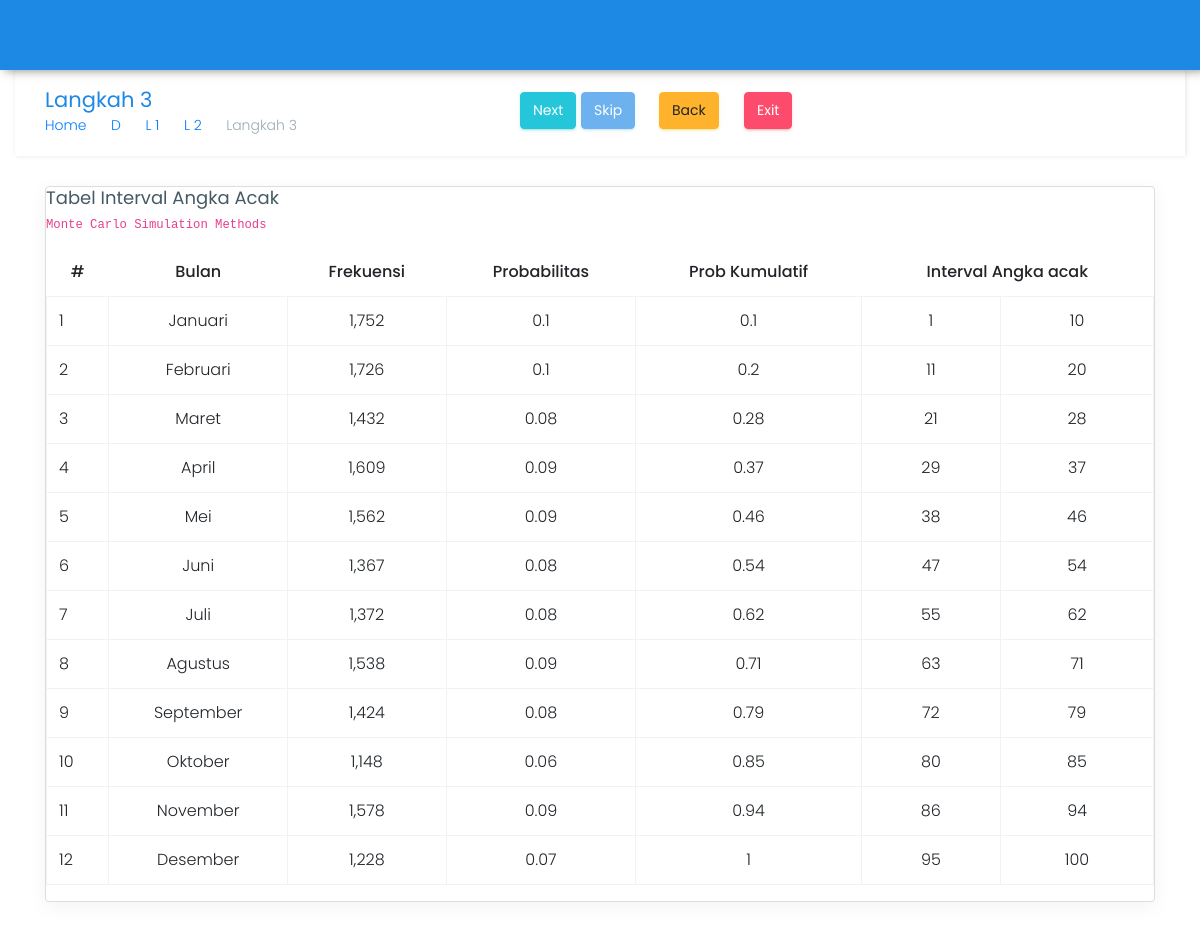
/target17/tiga.php, run on the app's committed database.
### tables this page shows
CREATE TABLE `data_2016` (
  `id_bulan` varchar(10) NOT NULL,
  `jumlah_pasien` int(10) NOT NULL
);

CREATE TABLE `tabel_bulan` (
  `id_bulan` varchar(10) NOT NULL,
  `nama_bulan` varchar(50) NOT NULL
);

### target17/tiga.php (the view, shortened to what this page needs)
<?php
require_once "../config/koneksi.php";
?>
<!DOCTYPE html>
<html lang="en">
<head>
    <link href="../assets/plugins/bootstrap/css/bootstrap.min.css" rel="stylesheet">
    <link href="../lite/css/style.css" rel="stylesheet">
    <link href="../lite/css/colors/blue.css" id="theme" rel="stylesheet">
</head>
<body class="card-no-border">
    <header class="topbar">
        <nav class="navbar top-navbar navbar-toggleable-sm navbar-light"></nav>
    </header>
        <div class="container">
            <div class="row page-titles">
                <div class="col-md-5 col-8 align-self-center">
                    <h3 class="text-themecolor m-b-0 m-t-0">Langkah 3</h3>
                    <ol class="breadcrumb">
                        <li class="breadcrumb-item"><a href="../">Home</a></li>
                        <li class="breadcrumb-item"><a href="index.php">D</a></li>
                        <li class="breadcrumb-item"><a href="satu.php">L 1</a></li>
                        <li class="breadcrumb-item"><a href="dua.php">L 2</a></li>
                        <li class="breadcrumb-item active">Langkah 3</li>
                    </ol>
                </div>
                <div class="col-md-7 col-4 align-self-center">
                <form action="proses/proses.php" method="post">
                    <button type="submit" class="btn waves-effect waves-light btn-success pull-right hidden-sm-down" name="simpanrange" data-toggle="tooltip" data-placement="top" title="Klik Untuk Melanjutkan Proses"> Next</button>
                    <a href="#" class="btn waves-effect waves-light btn-info pull-right hidden-sm-down disabled" style="margin-right: 20px;" data-toggle="tooltip" data-placement="top" title="Klik Untuk Lompat Ke langkah 3"> Skip</a>
                    <a href="dua.php" class="btn waves-effect waves-light btn-warning pull-right hidden-sm-down" style="margin-right: 20px;" data-toggle="tooltip" data-placement="top" title="Klik Untuk Kembali ke Halaman Sebelumnya"> Back</a>
                    <a href="../" class="btn waves-effect waves-light btn-danger pull-right hidden-sm-down" style="margin-right: 20px;" data-toggle="tooltip" data-placement="top" title="Klik Untuk Keluar"> Exit</a>
                </div>
            </div>
            <div class="row">
                <div class="col-lg-12">
                    <div class="card">
                        <div class="card-block">
                            <h4 class="card-title">Tabel Interval Angka Acak</h4>
                            <h6 class="card-subtitle"><code>Monte Carlo Simulation Methods</code></h6>
                            <div class="table-responsive">
                                <table class="table table-hover table-bordered">
                                    <thead>
                                        <tr>
                                            <th class="text-center">#</th>
                                            <th class="text-center">Bulan</th>
                                            <th class="text-center">Frekuensi</th>
                                            <th class="text-center">Probabilitas</th>
                                            <th class="text-center">Prob Kumulatif</th>
                                            <th colspan="2" class="text-center">Interval Angka acak</th>
                                        </tr>
                                    </thead>
                                    <tbody>
                                    <?php
                                    $no = 1;
                                    $querys = mysqli_query($con, "SELECT b.nama_bulan, d.jumlah_pasien FROM tabel_bulan b, data_2016 d WHERE b.id_bulan = d.id_bulan") or die(mysqli_error($con));
                                    $totals = mysqli_query($con, "SELECT SUM(jumlah_pasien) AS total FROM data_2016") or die(mysqli_error($con));
                                    $total = mysqli_fetch_array($totals);
                                    foreach ($querys as $query) : ?>
                                        <tr>
                                            <td><?= $no ?></td>
                                            <td class="text-center"><?= $query['nama_bulan'] ?></td>
                                            <td class="text-center"><?= number_format($query['jumlah_pasien']) ?></td>
                                            <td class="text-center"><?= @$disprob = round($query['jumlah_pasien'] / $total['total'], 2) ?></td>
                                            <?php @$disprobkum += $disprob ?>
                                            <?php if ( $disprobkum > 1 ) { $disprobkum = 1; } ?>
                                            <td class="text-center"><?= $disprobkum ?></td>
                                            <?php $rangeakhir = $disprobkum * 100 ?>
                                            <?php if ( $no == 1 ) {
                                                @$rangeawal = 1;
                                            } ?>
                                            <td class="text-center"><?= $rangeawal ?><input type="hidden" name="rangeawalke-<?= $no ?>" class="form-control input-sm text-center" value="<?= $rangeawal ?>" readonly></td>
                                            <td class="text-center"><?= $rangeakhir ?><input type="hidden" name="rangeakhirke-<?= $no ?>" class="form-control input-sm text-center" value="<?= $rangeakhir ?>" readonly></td>
                                        </tr>
                                    <?php $no++ ?>
                                    <?php $rangeawal = $rangeakhir + 1 ?>
                                    <?php endforeach; ?>
                                    </tbody>
                                </table>
                            </div>
                        </div>
                    </div>
                </div>
            </div>
        </div>
</body>
</html>

### lite/css/colors/blue.css (style rules this page uses)
.topbar { background: #1e88e5; }
.text-themecolor { color: #1e88e5 !important; }

### target17/tiga.php (style rules this page uses)
body { background: url(../assets/images/full-bloom.png); }

### data on the page
data_2016: id_bulan.nama_bulan "Januari", jumlah_pasien "1,752", total "0.1", disprobkum "0.1", rangeawal "1", rangeakhir "10"
data_2016: id_bulan.nama_bulan "Februari", jumlah_pasien "1,726", total "0.1", disprobkum "0.2", rangeawal "11", rangeakhir "20"
data_2016: id_bulan.nama_bulan "Maret", jumlah_pasien "1,432", total "0.08", disprobkum "0.28", rangeawal "21", rangeakhir "28"
data_2016: id_bulan.nama_bulan "April", jumlah_pasien "1,609", total "0.09", disprobkum "0.37", rangeawal "29", rangeakhir "37"
data_2016: id_bulan.nama_bulan "Mei", jumlah_pasien "1,562", total "0.09", disprobkum "0.46", rangeawal "38", rangeakhir "46"
data_2016: id_bulan.nama_bulan "Juni", jumlah_pasien "1,367", total "0.08", disprobkum "0.54", rangeawal "47", rangeakhir "54"
data_2016: id_bulan.nama_bulan "Juli", jumlah_pasien "1,372", total "0.08", disprobkum "0.62", rangeawal "55", rangeakhir "62"
data_2016: id_bulan.nama_bulan "Agustus", jumlah_pasien "1,538", total "0.09", disprobkum "0.71", rangeawal "63", rangeakhir "71"
data_2016: id_bulan.nama_bulan "September", jumlah_pasien "1,424", total "0.08", disprobkum "0.79", rangeawal "72", rangeakhir "79"
data_2016: id_bulan.nama_bulan "Oktober", jumlah_pasien "1,148", total "0.06", disprobkum "0.85", rangeawal "80", rangeakhir "85"
data_2016: id_bulan.nama_bulan "November", jumlah_pasien "1,578", total "0.09", disprobkum "0.94", rangeawal "86", rangeakhir "94"
data_2016: id_bulan.nama_bulan "Desember", jumlah_pasien "1,228", total "0.07", disprobkum "1", rangeawal "95", rangeakhir "100"
